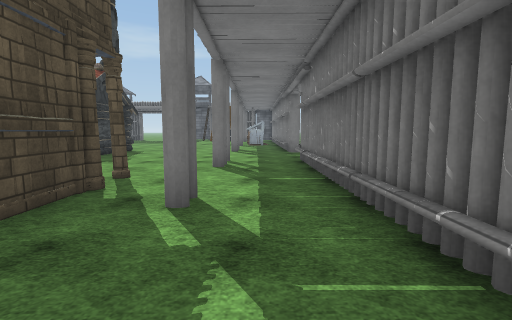
view 1 (above)

24 first-person views from a walk through a scene from a Unity 3-D project. The camera is 1.5 m above the floor, tilts 6° down and sees 85° across. The floor is counted in squares, 2 m on a side. Each view is taken from the middle of a square. On the plan, view 1 faces up. The plan holds only what a view shows up to about 10 squares ahead; the rest is blank. The place goes on beyond the plan. Door leaves are left out, so doorways stand open. Some surface patterns are stand-ins.

view 2
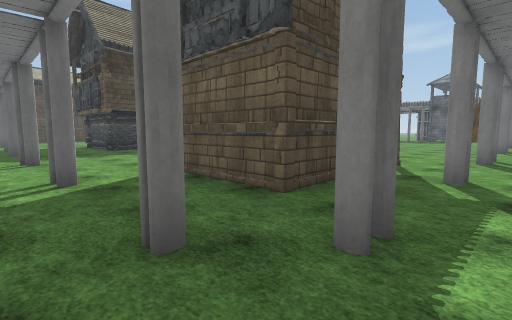

view 3
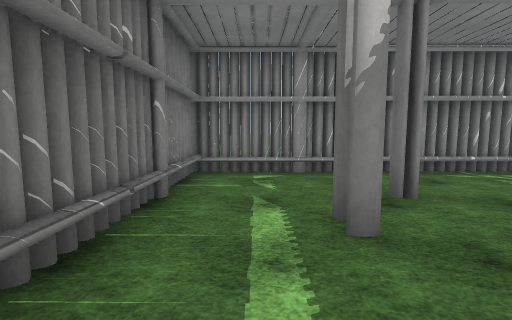

view 4
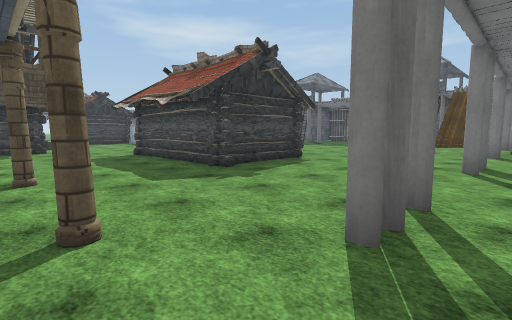

view 5
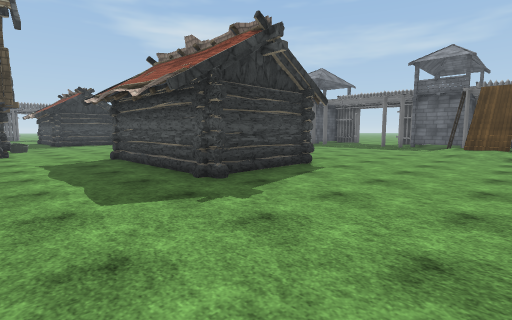

view 6
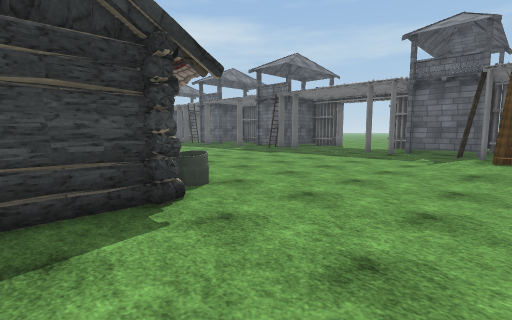

view 7
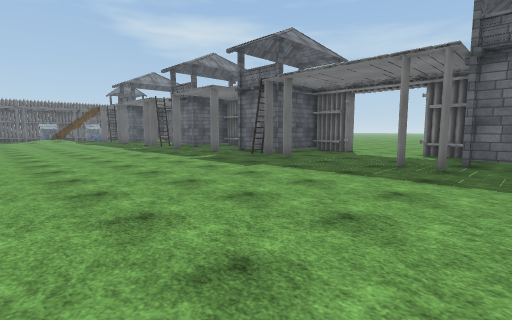

view 8
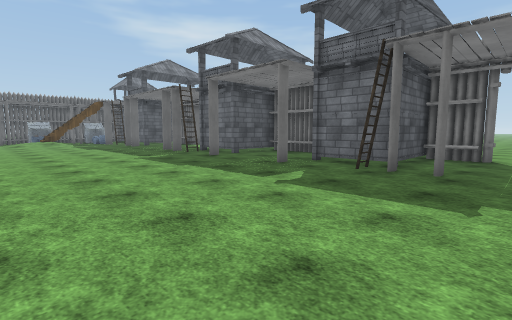

view 9
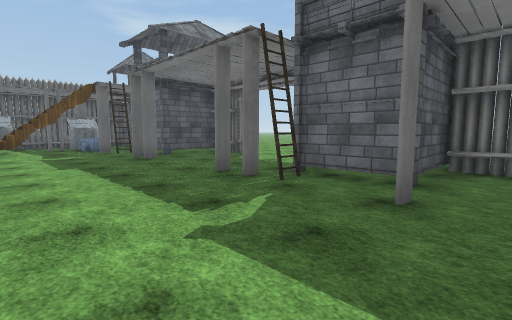

view 10
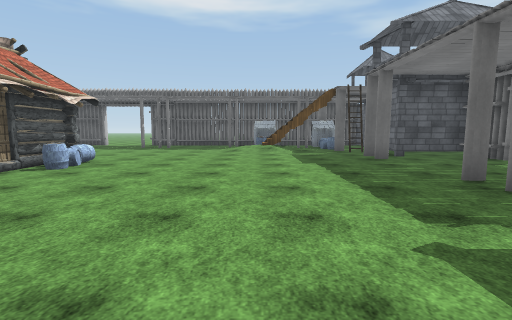

view 11
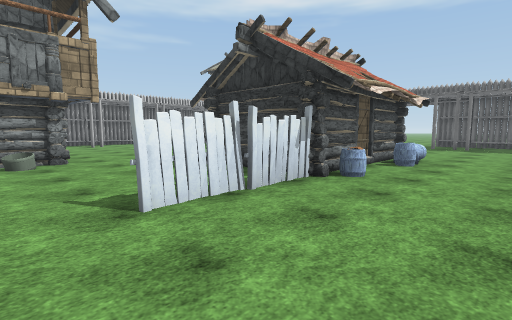

view 12
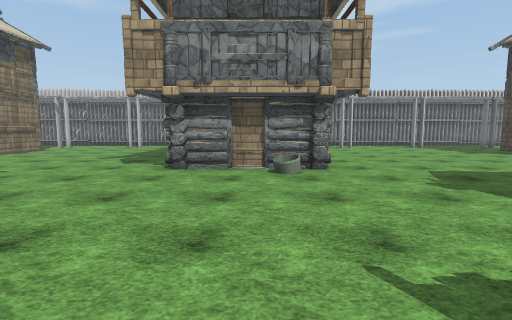

view 13
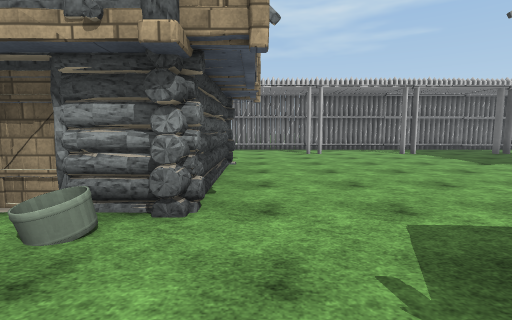

view 14
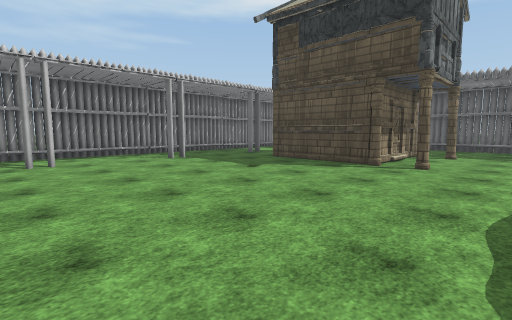

view 15
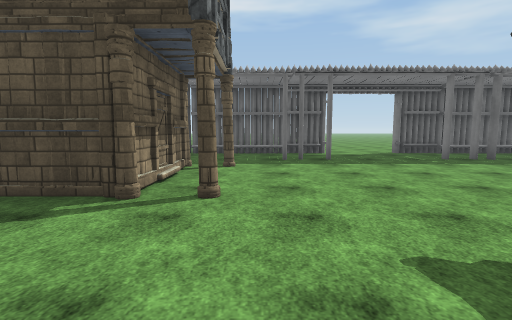

view 16
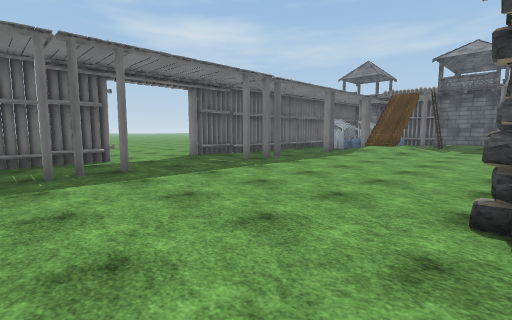

view 17
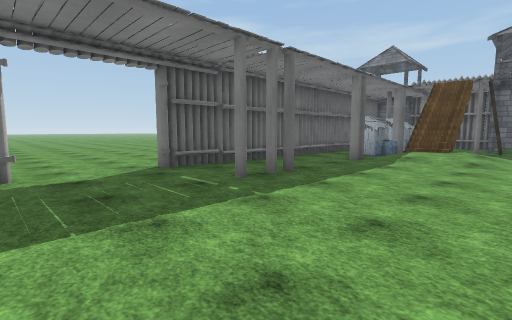

view 18
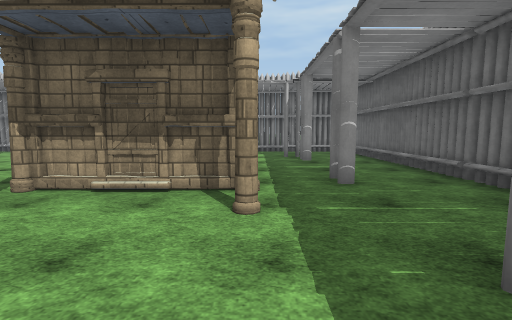

view 19
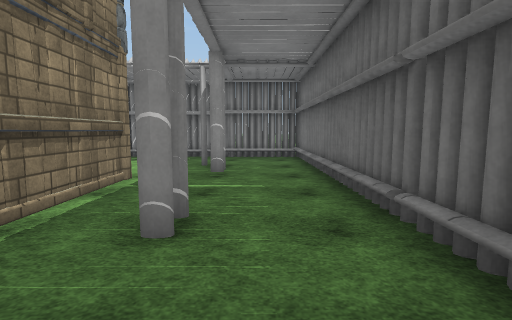

view 20
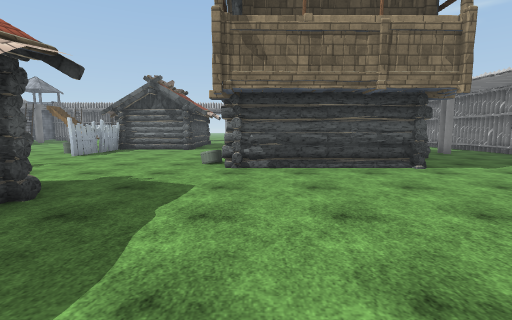

view 21
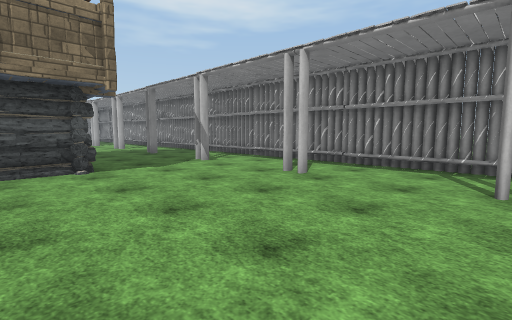

view 22
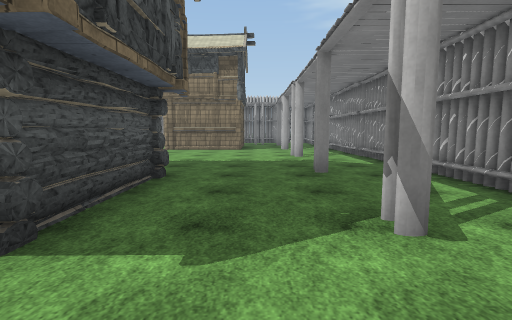

view 23
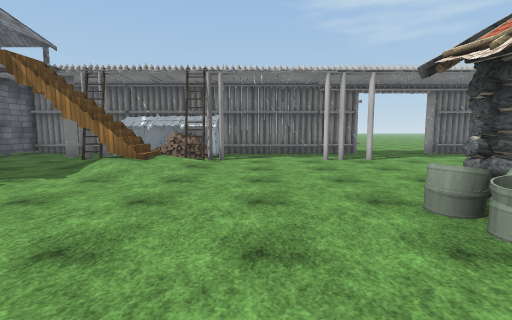

view 24
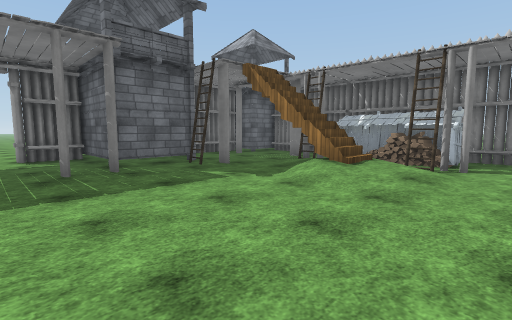

### Floor plan
Key: @ floor where view 1 was taken; # wall or solid block; . main floor; : floor 1.5 m higher than the main floor; / step, stairs or slope; D open door; O other object.
Columns run from 35 left of view 1 to 2 right of it. Each row starts with its distance up from view 1.
 23                     O   OO....OO
 22            O. ...   O    ##..##.O    O
 21             .#DDD   ###  ##DD##.### .O
 20            O.O....O.O..O.O....O.O ###O
 19            OO.....OOO..OOO....OOO..##
 18         OOOO.#....O.#..#..#..##.O. ##
 17          #........................OO#
 16        #OO:/..................../: O#
 15        #OO//....................///O#
 14        #.#//...................../OO#
 13        #............................#
 12        #............................#
 11   ...  #.#.....O..O.....OO   O#...#.#
 10  ......#.#....#######...##    #.....#
  9 .......D......#   #.......    #.....D.
  8 .......D......#   #.......#####.....D.
  7      ..#.......  .................#.#
  6        #.#...........O............#.#
  5        #.............###............#
  4        #.............#  ............#
  3        #..####.......#   .....   #..#
  2        #..#  #.......###......#  #..#
  1        #..#  #................####..#
  0        #... ......................#@#
 -1        #.#..#..#..#..#..#..#..#..#..#
 -2        #............................#
 -3        ##############################

Positions as (right, up) in squares from view 1, and headings:
1: (0, 0), facing up
2: (0, -2), facing up-left
3: (0, 2), facing down
4: (0, 4), facing up-left
5: (-1, 5), facing up-left
6: (-2, 9), facing up-left
7: (-4, 12), facing up-left
8: (-8, 13), facing up-left
9: (-14, 15), facing up-left
10: (-14, 15), facing left
11: (-13, 13), facing down-left
12: (-13, 11), facing down
13: (-15, 8), facing down
14: (-16, 6), facing down-left
15: (-19, 5), facing left
16: (-21, 5), facing up-left
17: (-23, 7), facing up-left
18: (-25, 7), facing down
19: (-27, 5), facing down
20: (-20, 5), facing right
21: (-20, 3), facing down-right
22: (-16, 0), facing right
23: (-8, 13), facing right
24: (-7, 13), facing up-right
